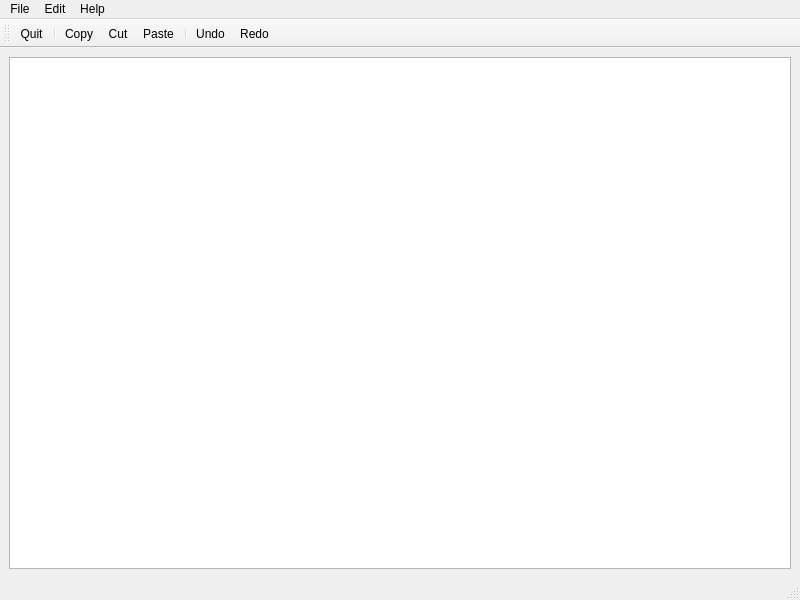
<?xml version="1.0" encoding="UTF-8"?>
<ui version="4.0">
 <class>MainWindow</class>
 <widget class="QMainWindow" name="MainWindow">
  <property name="geometry">
   <rect>
    <x>0</x>
    <y>0</y>
    <width>800</width>
    <height>600</height>
   </rect>
  </property>
  <property name="windowTitle">
   <string>MainWindow</string>
  </property>
  <widget class="QWidget" name="centralwidget">
   <layout class="QVBoxLayout" name="verticalLayout">
    <item>
     <widget class="QTextEdit" name="textEdit"/>
    </item>
   </layout>
  </widget>
  <widget class="QMenuBar" name="menubar">
   <property name="geometry">
    <rect>
     <x>0</x>
     <y>0</y>
     <width>800</width>
     <height>24</height>
    </rect>
   </property>
   <widget class="QMenu" name="menuFile">
    <property name="title">
     <string>File</string>
    </property>
    <addaction name="actionQuit"/>
   </widget>
   <widget class="QMenu" name="menuEdit">
    <property name="title">
     <string>Edit</string>
    </property>
    <addaction name="actionCopy"/>
    <addaction name="actionCut"/>
    <addaction name="actionPaste"/>
    <addaction name="separator"/>
    <addaction name="actionUndo"/>
    <addaction name="actionRedo"/>
   </widget>
   <widget class="QMenu" name="menuHelp">
    <property name="title">
     <string>Help</string>
    </property>
    <addaction name="actionAbout"/>
    <addaction name="actionAboutQt"/>
   </widget>
   <addaction name="menuFile"/>
   <addaction name="menuEdit"/>
   <addaction name="menuHelp"/>
  </widget>
  <widget class="QStatusBar" name="statusbar"/>
  <widget class="QToolBar" name="toolBar">
   <property name="windowTitle">
    <string>toolBar</string>
   </property>
   <attribute name="toolBarArea">
    <enum>TopToolBarArea</enum>
   </attribute>
   <attribute name="toolBarBreak">
    <bool>false</bool>
   </attribute>
   <addaction name="actionQuit"/>
   <addaction name="separator"/>
   <addaction name="actionCopy"/>
   <addaction name="actionCut"/>
   <addaction name="actionPaste"/>
   <addaction name="separator"/>
   <addaction name="actionUndo"/>
   <addaction name="actionRedo"/>
  </widget>
  <action name="actionEdit">
   <property name="text">
    <string>Edit</string>
   </property>
  </action>
  <action name="actionQuit">
   <property name="icon">
    <iconset resource="resource.qrc">
     <normaloff>:/images/quitIcon.png</normaloff>:/images/quitIcon.png</iconset>
   </property>
   <property name="text">
    <string>Quit</string>
   </property>
  </action>
  <action name="actionCopy">
   <property name="icon">
    <iconset resource="resource.qrc">
     <normaloff>:/images/copyIcon.png</normaloff>:/images/copyIcon.png</iconset>
   </property>
   <property name="text">
    <string>Copy</string>
   </property>
  </action>
  <action name="actionCut">
   <property name="icon">
    <iconset resource="resource.qrc">
     <normaloff>:/images/cutIcon.png</normaloff>:/images/cutIcon.png</iconset>
   </property>
   <property name="text">
    <string>Cut</string>
   </property>
  </action>
  <action name="actionPaste">
   <property name="icon">
    <iconset resource="resource.qrc">
     <normaloff>:/images/pasteIcon.png</normaloff>:/images/pasteIcon.png</iconset>
   </property>
   <property name="text">
    <string>Paste</string>
   </property>
  </action>
  <action name="actionUndo">
   <property name="icon">
    <iconset resource="resource.qrc">
     <normaloff>:/images/undoIcon.png</normaloff>:/images/undoIcon.png</iconset>
   </property>
   <property name="text">
    <string>Undo</string>
   </property>
  </action>
  <action name="actionAbout">
   <property name="icon">
    <iconset resource="resource.qrc">
     <normaloff>:/images/aboutIcon.png</normaloff>:/images/aboutIcon.png</iconset>
   </property>
   <property name="text">
    <string>About</string>
   </property>
  </action>
  <action name="actionAboutQt">
   <property name="icon">
    <iconset resource="resource.qrc">
     <normaloff>:/images/aboutQtIcon.png</normaloff>:/images/aboutQtIcon.png</iconset>
   </property>
   <property name="text">
    <string>AboutQt</string>
   </property>
  </action>
  <action name="actionRedo">
   <property name="icon">
    <iconset resource="resource.qrc">
     <normaloff>:/images/redoIcon.png</normaloff>:/images/redoIcon.png</iconset>
   </property>
   <property name="text">
    <string>Redo</string>
   </property>
  </action>
 </widget>
 <resources>
  <include location="resource.qrc"/>
 </resources>
 <connections/>
</ui>
